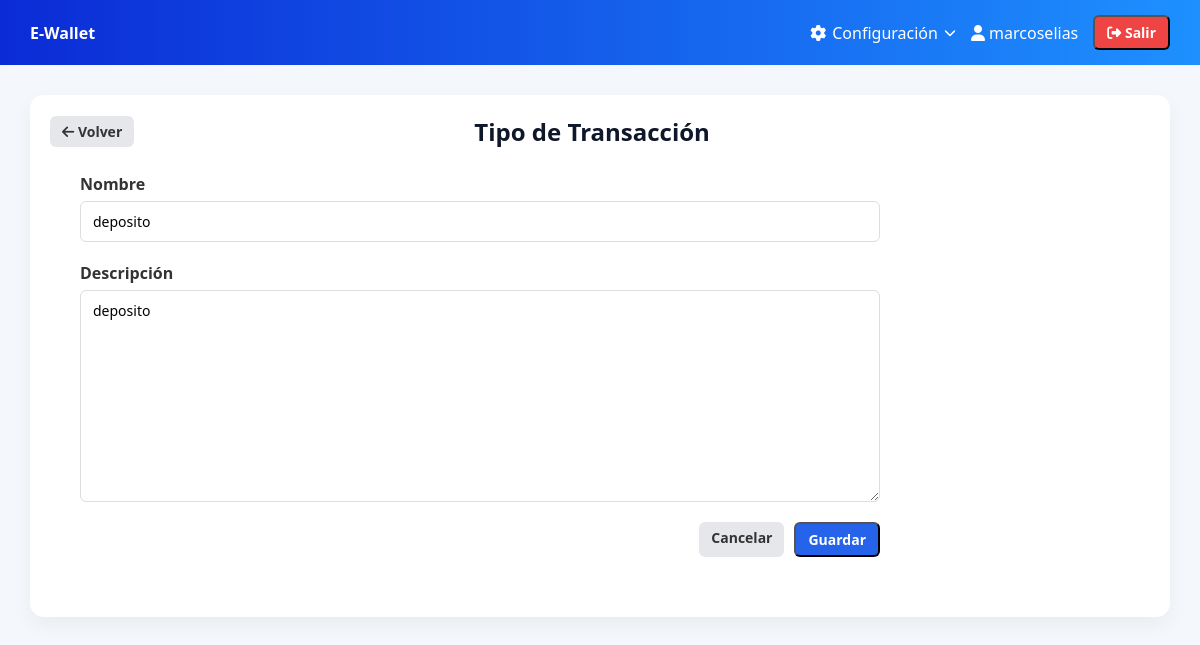
Before: /types/1/edit/ (signed in) with the older database file.
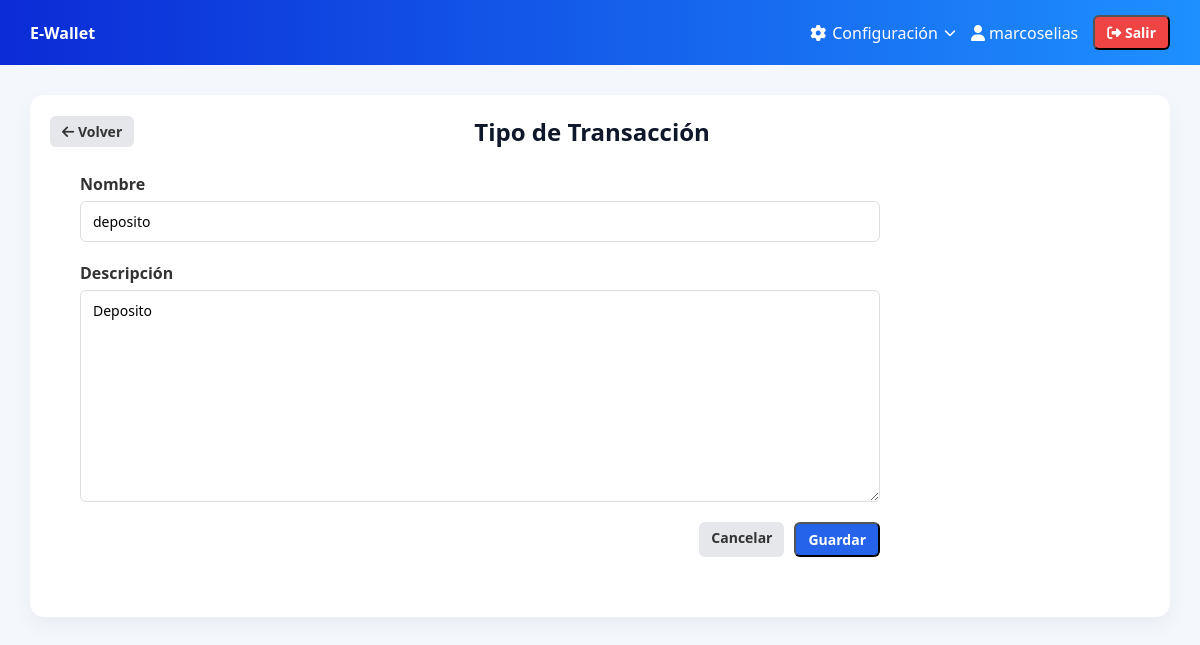
After: the same page with the newer database file.
### wallet/models.py (models this page shows, shortened)
class TransactionType(models.Model):
    TYPE_CHOICES = (
        ('deposit', 'Depósito'),
        ('withdraw', 'Retiro'),
    )
    code = models.CharField(max_length=20, choices=TYPE_CHOICES, unique=True)
    name = models.CharField(max_length=50)
    description = models.TextField(blank=True)

### wallet/views.py (the view)
# urls.py: path('types/<int:pk>/edit/', views.transaction_type_update, name='transaction_type_update'),
@login_required
def transaction_type_update(request, pk):
    type_obj = TransactionType.objects.get(pk=pk)
    if request.method == 'POST':
        form = TransactionTypeForm(request.POST, instance=type_obj)
        if form.is_valid():
            form.save()
            return redirect('transaction_type_list')
    else:
        form = TransactionTypeForm(instance=type_obj)
    return render(request, 'wallet/transaction_type_form.html', {'form': form})

### wallet/forms.py
class TransactionTypeForm(forms.ModelForm):
    class Meta:
        model = TransactionType
        fields = ['name', 'description']

### wallet/templates/wallet/transaction_type_form.html (shortened to what this page needs)
{% extends 'wallet/base.html' %}
{% block content %}
<div class="card">
    <div class="card-header flex-between">
        <a href="{% url 'transaction_type_list' %}" class="btn btn-secondary">
            <i class="fa-solid fa-arrow-left"></i> Volver
        </a>
        <h2>Tipo de Transacción</h2>
    </div>
    <div class="card-body">
        <form method="post" class="form-container">
            <div class="form-group">
                <label for="id_name">Nombre</label>
                {{ form.name }}
            </div>
            <div class="form-group">
                <label for="id_description">Descripción</label>
                {{ form.description }}
            </div>
            <div class="form-actions">
                <a href="{% url 'transaction_type_list' %}" class="btn btn-secondary">
                    Cancelar
                </a>
                <button type="submit" class="btn btn-primary">
                    Guardar
                </button>
            </div>
        </form>
    </div>
</div>
{% endblock %}

Changed rows visible on the page:
changed TransactionType "deposito": description "deposito" → "Deposito"
